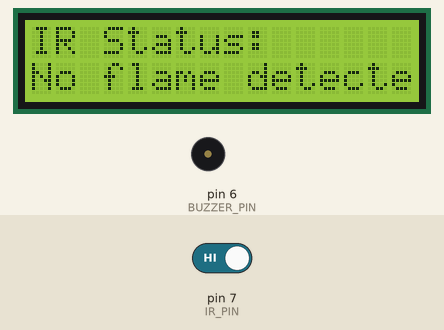
This sketch was run on a simulated Arduino Uno, built with avr-gcc and run on an emulated ATmega328P. Shown: 16×2 character LCD, buzzer (waves = sounding, pin HIGH). The test bench sets the inputs (shaded band); at power-on: pin 7 (IR_PIN) HIGH. What the sketch prints to the serial monitor is not drawn.

Above: at 3.2 s.
3.3 s: pin 7 (IR_PIN) driven LOW
At 3.44 s:
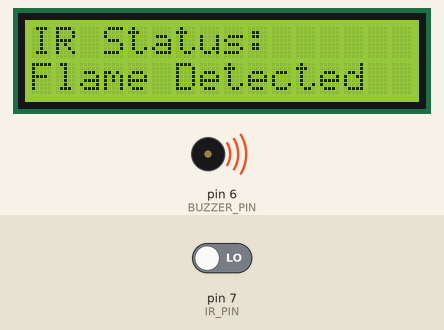
At 4.2 s:
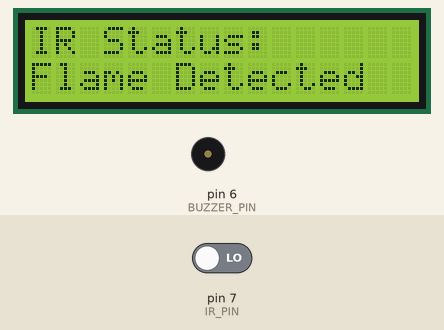
5.0 s: pin 7 (IR_PIN) driven HIGH
At 5.4 s:
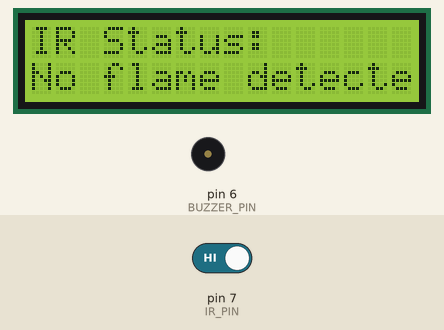
Timing chart, 0 to 8.0 s (numbered marks = the images above; inputs shaded):
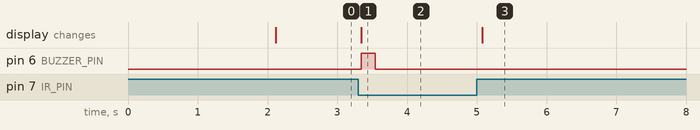

Measured:
- after the input at 3.3 s, pin 6 (BUZZER_PIN): LOW → HIGH after 0.05 s, → LOW 0.20 s later; the display: changes after 0.05 s (image 1)
- after the input at 5.0 s, the display: changes after 0.08 s (image 3)

The sketch:

code.ino
```cpp
// flame sensor code

#include <Wire.h>
#include <LiquidCrystal_I2C.h>

#define IR_PIN 7
#define BUZZER_PIN 6

LiquidCrystal_I2C lcd(0x27, 16, 2);  // Try 0x3F if 0x27 doesn't work

int lastState = -1;  // Track last IR state to reduce flicker

void setup() {
  Serial.begin(9600);
  pinMode(IR_PIN, INPUT);
  pinMode(BUZZER_PIN, OUTPUT);

  lcd.init();
  lcd.backlight();
  lcd.setCursor(0,0);
  lcd.print("IR Sensor Ready");
  delay(2000);
  lcd.clear();
}

void loop() {
  int sensorState = digitalRead(IR_PIN);

  // Update only if state changes
  if(sensorState != lastState){
    lcd.setCursor(0,0);
    lcd.print("IR Status:       "); // Clear previous text

    lcd.setCursor(0,1);
    if (sensorState == LOW) {  // Flame detected
      Serial.println("Flame Detected!");
      lcd.print("Flame Detected  "); // 16 chars
      // Beep buzzer
      digitalWrite(BUZZER_PIN, HIGH);
      delay(200);                // Buzzer ON 200ms
      digitalWrite(BUZZER_PIN, LOW);
    } else {                   // No flame
      Serial.println("No flame detected.");
      lcd.print("No flame detected"); // 16 chars
      digitalWrite(BUZZER_PIN, LOW);
    }
    lastState = sensorState;
  }

  delay(100); // Small delay for stability
}
```
